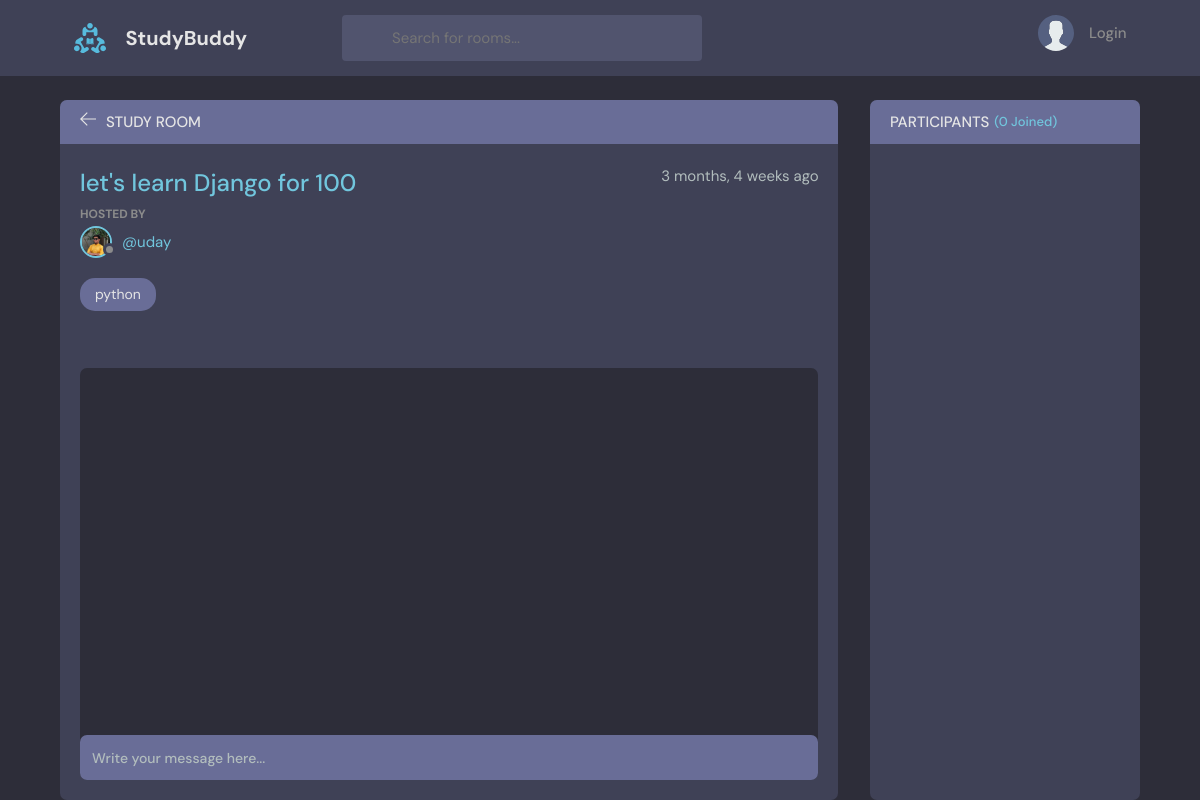
/room/3/, run on an earlier commit of the app's database.
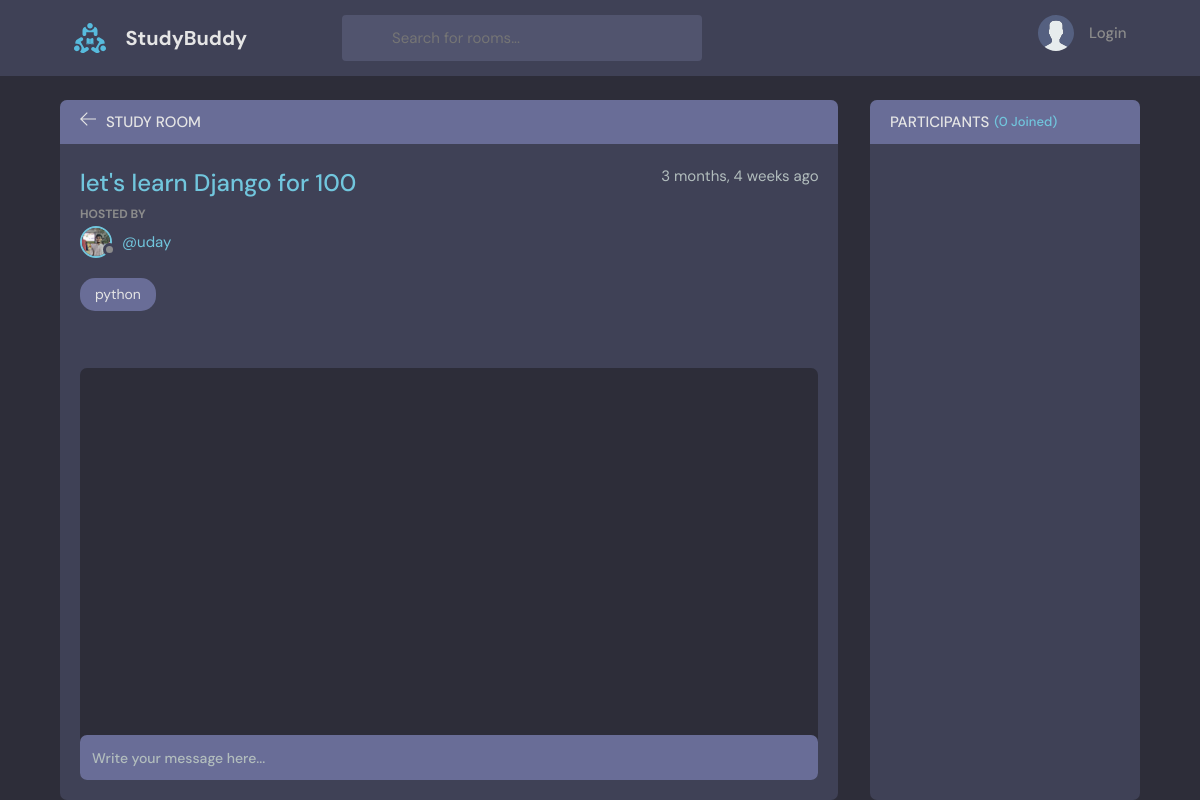
And on a later commit of the database.
### base/models.py (models this page shows, shortened)
class Room(models.Model):
    host = models.ForeignKey(User, on_delete=models.SET_NULL, null=True)
    topic = models.ForeignKey(Topic, on_delete=models.SET_NULL, null=True)
    name = models.CharField(max_length=200)
    description = models.TextField(null=True, blank=True)
    participants = models.ManyToManyField(User, related_name='participants', blank=True)
    update = models.DateTimeField(auto_now=True)
    created = models.DateTimeField(auto_now_add=True)
    class Meta:
        ordering = ['-update', '-created']

class User(AbstractUser):
    name = models.CharField(max_length= 200 , null= True)
    email = models.EmailField( unique=True,null= True)
    bio = models.TextField(null= True)
    avatar = models.ImageField(null = True , default = "avatar.svg")
    USERNAME_FIELD = 'email'
    REQUIRED_FIELDS = ['username']

class Topic(models.Model):
    name = models.CharField(max_length=200)
    def __str__(self):
        return self.name

### base/views.py (the view, shortened to what this page needs)
# urls.py: path('room/<str:pk>/',views.room, name = 'room'),
def room(request, pk):
    room = Room.objects.get(id=pk)
    room_messages = room.message_set.all()
    participants = room.participants.all()
    context = {'room': room, 'room_messages': room_messages, 'participants': participants}
    return render(request, 'base/room.html', context)

### base/templates/base/room.html (shortened to what this page needs)
{% extends 'main.html' %}
{% block content %}
    <main class="profile-page layout layout--2">
      <div class="container">
        <div class="room">
          <div class="room__top">
            <div class="room__topLeft">
              <a href="{% url 'home' %}">
                <svg version="1.1" xmlns="http://www.w3.org/2000/svg" width="32" height="32" viewBox="0 0 32 32">
                  <title>arrow-left</title>
                  <path
                    d="M13.723 2.286l-13.723 13.714 13.719 13.714 1.616-1.611-10.96-10.96h27.625v-2.286h-27.625l10.965-10.965-1.616-1.607z"
                  ></path>
                </svg>
              </a>
              <h3>Study Room</h3>
            </div>
          </div>
          <div class="room__box scroll">
            <div class="room__header scroll">
              <div class="room__info">
                <h3>{{room.name}}</h3>
                <span>{{room.created|timesince}} ago</span>
              </div>
              <div class="room__hosted">
                <p>Hosted By</p>
                {% if room.host %}
                <a href="{% url 'user-Profile' room.host.id %}" class="room__author">
                {% endif %}
                  <div class="avatar avatar--small">
                    <img src="{{room.host.avatar.url}}" />
                  </div>
                  <span>@{{room.host.username}}</span>
                </a>
              </div>
              <span class="room__topics">{{room.topic}}</span>
            </div>
            <div class="room__conversation">
              <div class="threads scroll">
              </div>
            </div>
          </div>
          <div class="room__message">
            <form action="" method = "post">
              <input name="body" placeholder="Write your message here..." />
            </form>
          </div>
        </div>
        <div class="participants">
          <h3 class="participants__top">Participants <span>({{participants.count}} Joined)</span></h3>
          <div class="participants__list scroll">
          </div>
        </div>
      </div>
    </main>
    {% endblock content %}

What changed in the data, as far as the page shows it:
changed through a linked row, Room "let's learn Django for 100": host.avatar: a different picture
